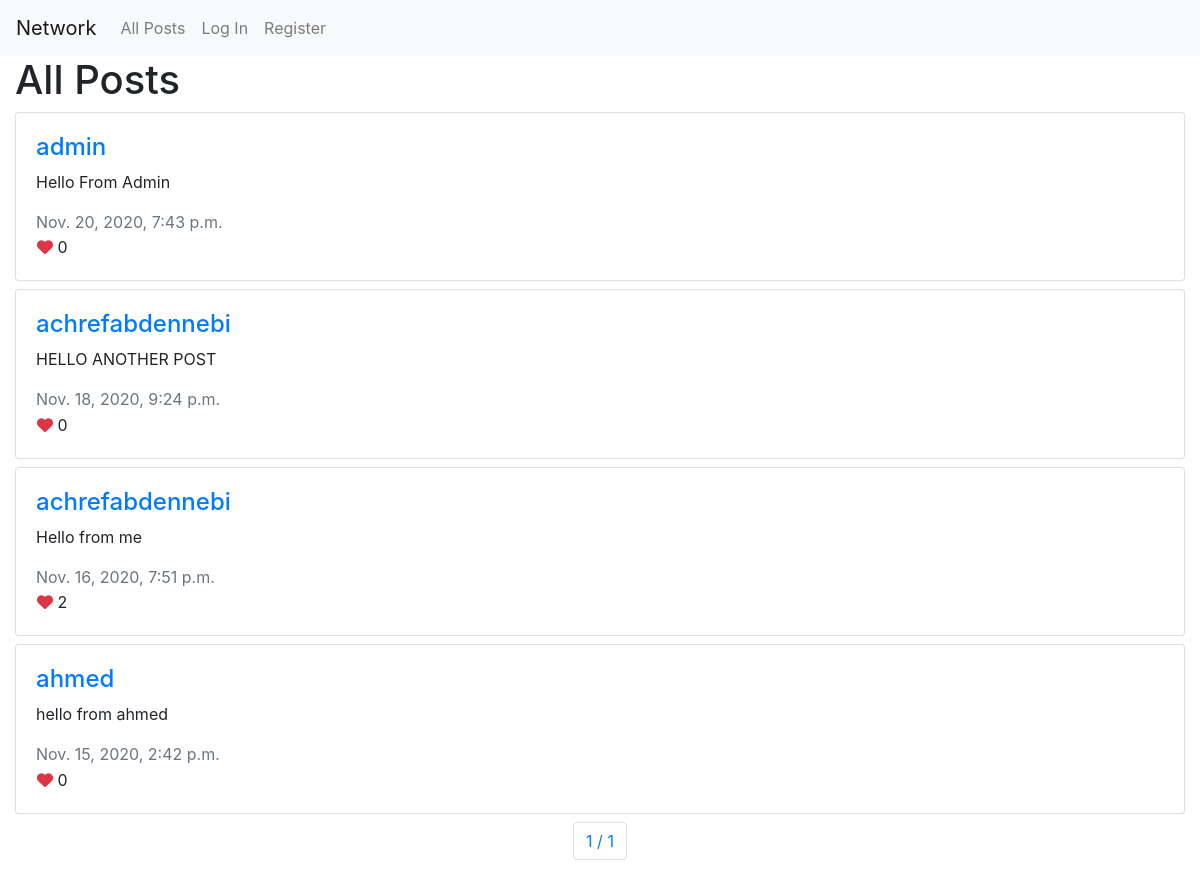
Page /posts on the earlier database version.
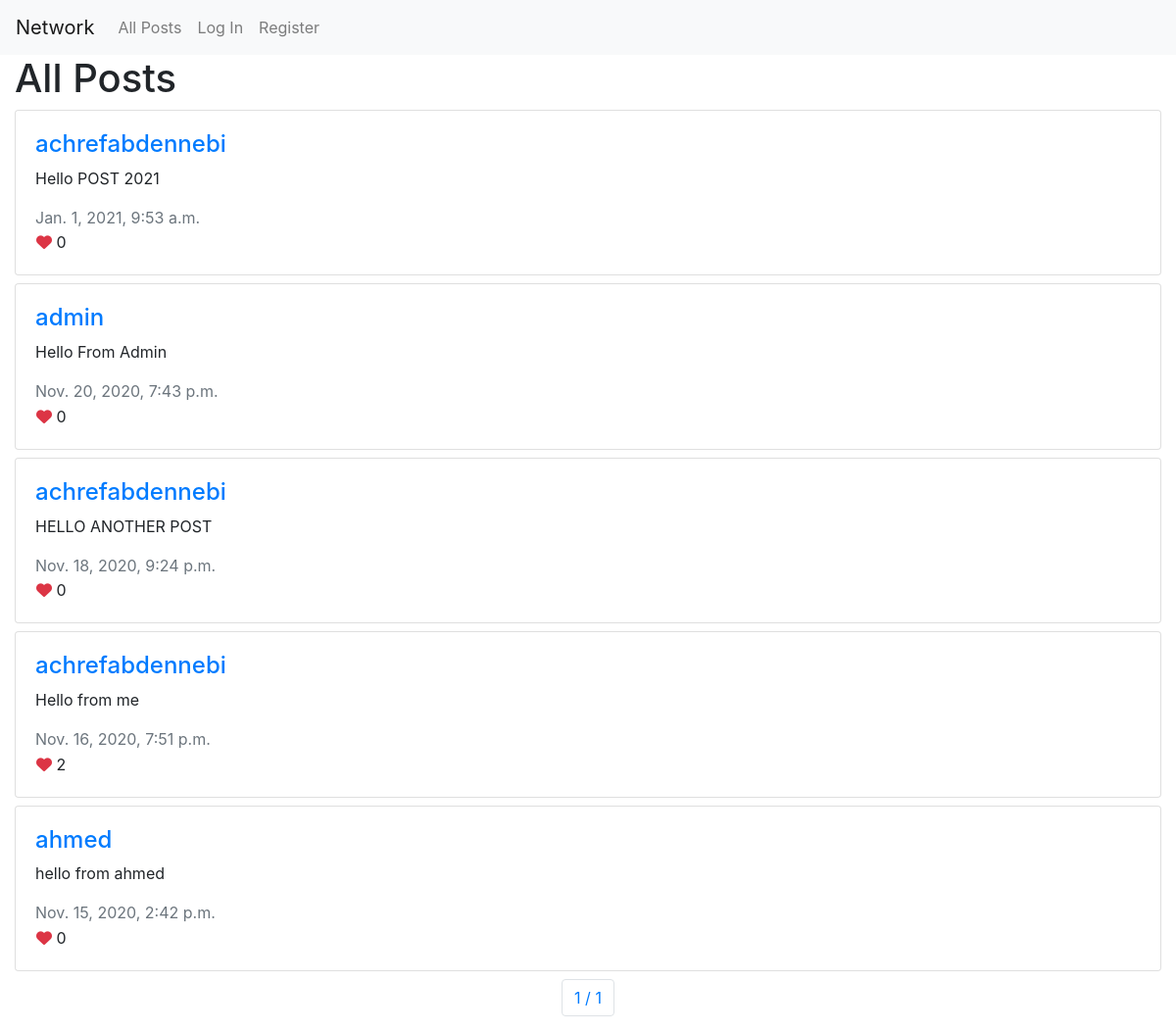
Same page on the later database version.
### network/models.py (models this page shows, shortened)
class Post(models.Model):
    content = models.CharField(max_length=250)
    created_by = models.ForeignKey(User,null=True, blank=True, on_delete=DO_NOTHING, related_name="users")
    created_date = models.DateTimeField()
    def num_likes (self):
        return Like.objects.filter(post_id=self.id).count()

class User(AbstractUser):
    pass

### network/views.py (the view)
# urls.py: path("posts", views.getPostList, name="posts"),
def getPostList(request):
    posts = Post.objects.all().order_by('-created_date')
    paginator= Paginator(posts, 10);
    page_number = request.GET.get('page')
    post_page = paginator.get_page(page_number)
    return render(request, "network/post.html", {
        "posts": post_page
    })

### network/templates/network/post.html (shortened to what this page needs)
{% extends "network/layout.html" %}
{% block body %}
<div class="container-fluid">
    <h1>All Posts</h1>
    {% for post in posts %}
    <div class="row mt-2">
        <div class="col-md-12">
            <div class="card">
                <div class="card-body">
                    <div class="post-detail">
                        <h4>
                            <a href="{% url 'profile' post.created_by.id %}">
                                {{ post.created_by }}
                            </a>
                        </h4>
                        <div class="post-content">
                            <p id="content__{{ post.id }}">
                                {{ post.content }}
                            </p>
                        </div>
                        <span class="text-muted">{{ post.created_date }}</span>
                        <div class="post-reaction">
                            <button type="button" class="btn p-0 btnLike" data-value="{{post.id}}" >
                                <i class="fas fa-heart text-danger"></i>
                                <span class="font-weight-normal" id="like_{{ post.id }}">{{post.num_likes}}</span>
                            </button>
                        </div>
                    </div>
                </div>
            </div>
        </div>
    </div>
    {% endfor %}
    <div class="row mt-2">
        <div class="col-md-12">
            <nav aria-label="pagination">
                <ul class="pagination justify-content-center">
                    <li class="page-item">
                        <a class="page-link" href="#"> {{ posts.number }} / {{ posts.paginator.num_pages }}</a>
                    </li>
                </ul>
            </nav>
        </div>
    </div>
</div>
{% endblock %}

### network/templates/network/layout.html (shortened to what this page needs)
{% load static %}
<!DOCTYPE html>
<html lang="en">
    <head>
        <link rel="stylesheet" href="https://stackpath.bootstrapcdn.com/bootstrap/4.4.1/css/bootstrap.min.css">
        <link href="{% static 'network/styles.css' %}" rel="stylesheet">
    </head>
    <body>
        <nav class="navbar navbar-expand-lg navbar-light bg-light">
            <a class="navbar-brand" href="#">Network</a>
            <div>
              <ul class="navbar-nav mr-auto">
                <li class="nav-item">
                  <a class="nav-link" href="{% url 'posts' %}">All Posts</a>
                </li>
                {% if user.is_authenticated %}
                    <li class="nav-item">
                        <a class="nav-link" href="{% url 'following' %}">Following</a>
                    </li>
                    <li class="nav-item">
                        <a class="nav-link" href="{% url 'logout' %}">Log Out</a>
                    </li>
                {% else %}
                    <li class="nav-item">
                        <a class="nav-link" href="{% url 'login' %}">Log In</a>
                    </li>
                    <li class="nav-item">
                        <a class="nav-link" href="{% url 'register' %}">Register</a>
                    </li>
                {% endif %}
              </ul>
            </div>
          </nav>
        <div class="body">
            {% block body %}
            {% endblock %}
        </div>
    </body>
</html>

Differences in the rows shown:
added Post: created_by "achrefabdennebi", content "Hello POST 2021", created_date "Jan. 1, 2021, 9:53 a.m.", num_likes "0"
